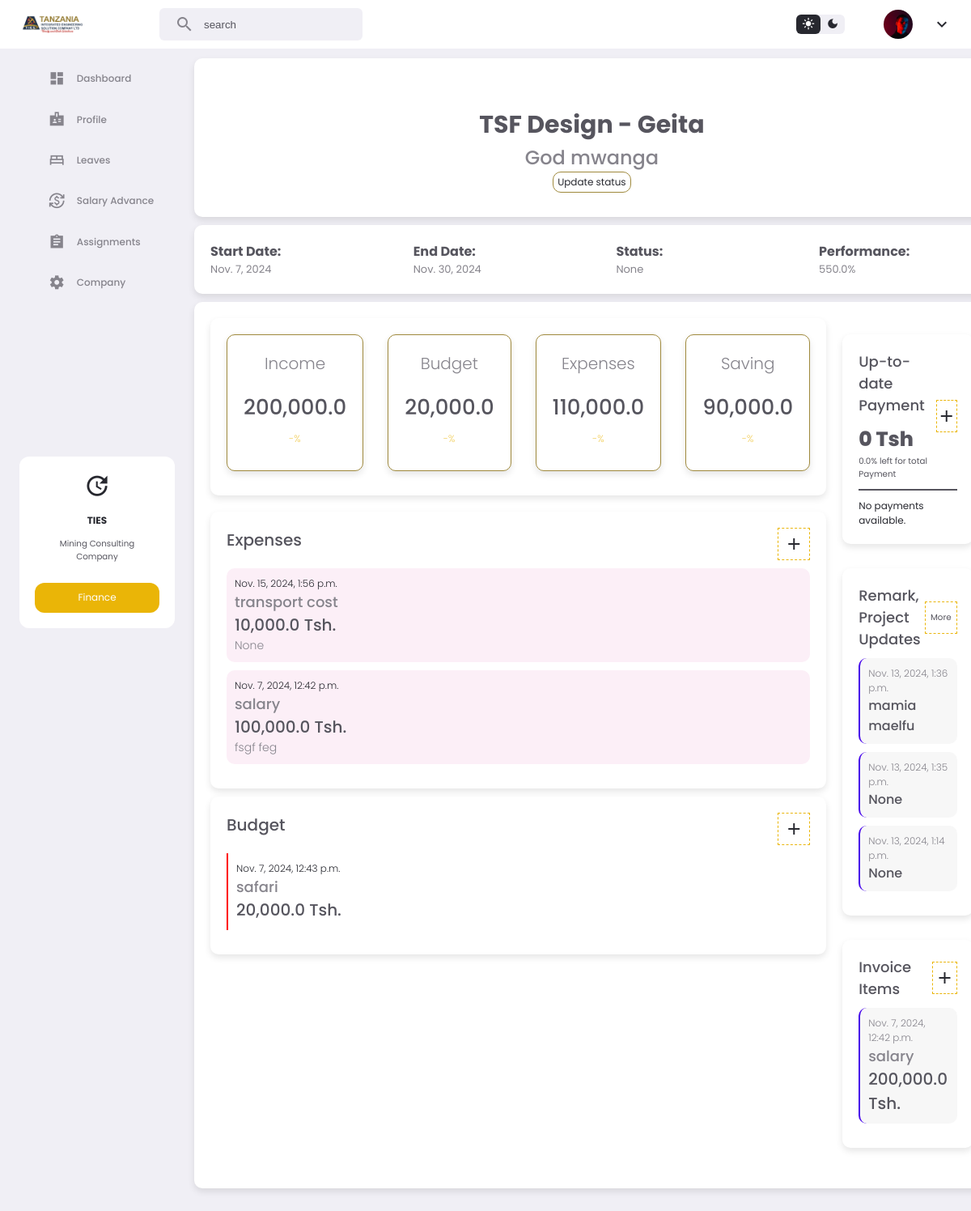
Before: /projectDetails/2/ with the older database file.
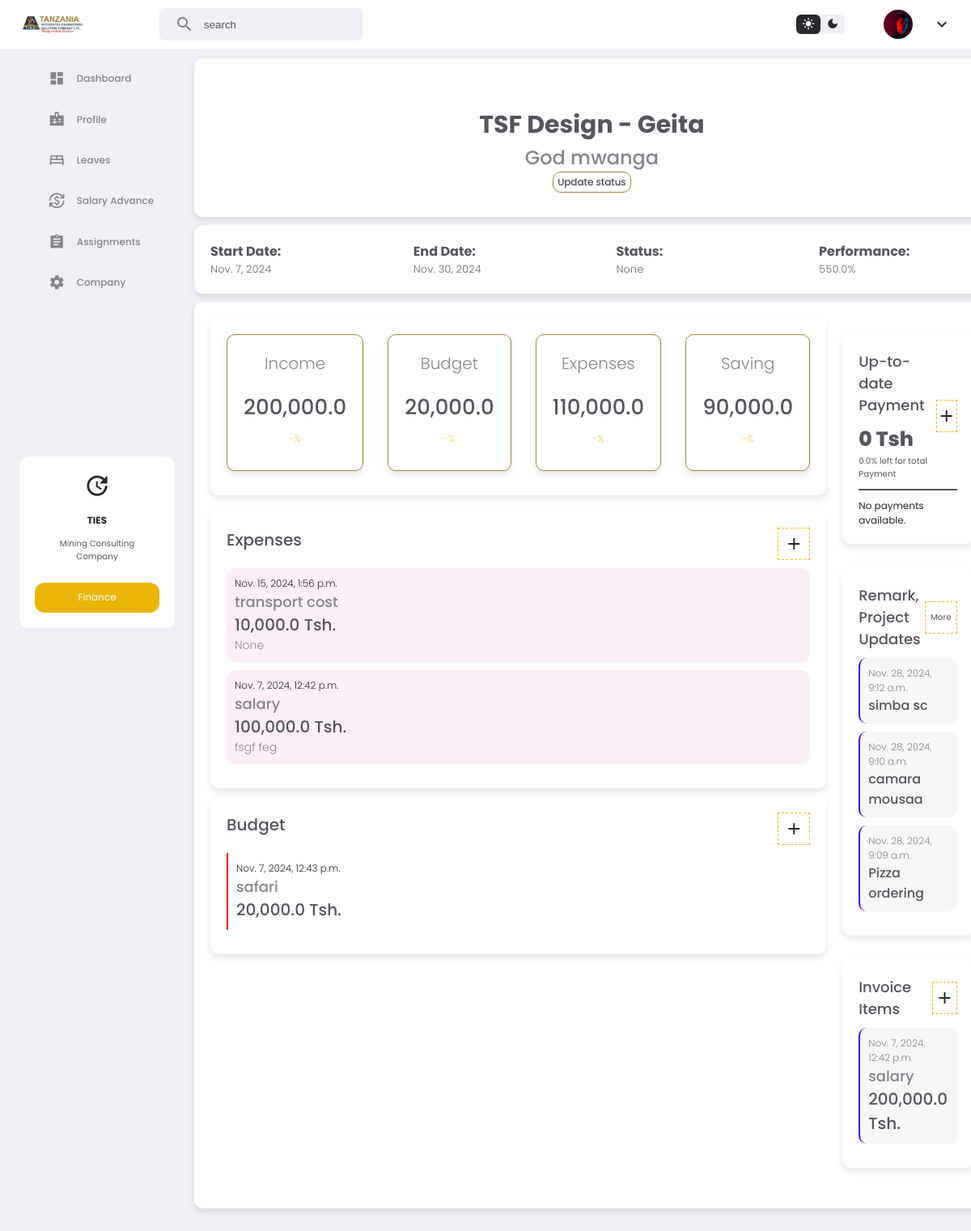
After: the same page with the newer database file.
### app/models.py (models this page shows)
class Project(models.Model):
    title = models.CharField(max_length=200)
    client = models.ForeignKey(Clients,on_delete=models.CASCADE)
    location = models.CharField(max_length=100, null=True, blank=True)
    status = models.CharField(max_length=100, null=True, blank=True)
    performance = models.CharField(max_length=100, null=True, blank=True)
    startDate = models.DateField(null=True, blank=True)
    endDate = models.DateField(null=True, blank=True)
    issuedDate = models.DateTimeField(auto_now_add=True)
    person_in_charge = models.ForeignKey(CustomUser,on_delete=models.CASCADE)

class Clients(models.Model):
    clientName = models.CharField(max_length=200)
    address = models.CharField(max_length=1000, null=True, blank=True)
    representativeName = models.CharField(max_length=100, null=True, blank=True)
    representativeTitle = models.CharField(max_length=100, null=True, blank=True)
    email = models.CharField(max_length=100, null=True, blank=True)
    phone = models.CharField(max_length=100, null=True, blank=True)
    created_date = models.DateField(auto_now_add=True)

class ProjectExpense(models.Model):
    project = models.ForeignKey(Project,on_delete=models.CASCADE)
    title = models.CharField(max_length=1000, null=True, blank=True)
    description = models.CharField(max_length=10000, null=True, blank=True)
    amount = models.FloatField(null=True, blank=True)
    issuedDate = models.DateTimeField(auto_now_add=True)

class ProjectBudget(models.Model):
    project = models.ForeignKey(Project,on_delete=models.CASCADE)
    title = models.CharField(max_length=1000, null=True, blank=True)
    description = models.CharField(max_length=10000, null=True, blank=True)
    amount = models.FloatField(null=True, blank=True)
    issuedDate = models.DateTimeField(auto_now_add=True)

class ProjectUpdate(models.Model):
    project = models.ForeignKey(Project,on_delete=models.CASCADE)
    description = models.CharField(max_length=10000, null=True, blank=True)
    startDate = models.DateField(null=True, blank=True)
    endDate = models.DateField(null=True, blank=True)
    status = models.CharField(max_length=100, null=True, blank=True)
    issuedDate = models.DateTimeField(auto_now_add=True)

class ProjectInvoice(models.Model):
    project = models.ForeignKey(Project,on_delete=models.CASCADE)
    title = models.CharField(max_length=1000, null=True, blank=True)
    description = models.CharField(max_length=10000, null=True, blank=True)
    amount = models.FloatField(null=True, blank=True)
    issuedDate = models.DateTimeField(auto_now_add=True)

### app/views.py (the view)
# urls.py: path('projectDetails/<int:id>/', views.projectDetails, name='projectDetails'),
def projectDetails(request, id):
    project_list = Project.objects.all()
    projectBudget = ProjectBudget.objects.filter(project_id=id).order_by('-id')
    projectExpense = ProjectExpense.objects.filter(project_id=id).order_by('-id')
    projectUpdate = ProjectUpdate.objects.filter(project_id=id).order_by('-id')[:3]
    projectInvoice = ProjectInvoice.objects.filter(project_id=id).order_by('-id')
    projectPayment = ProjectPayment.objects.filter(project_id=id).order_by('-id')
    project = Project.objects.get(id=id)
    clients = Clients.objects.all()
    total_expense = projectExpense.aggregate(total=Sum('amount'))['total'] or 0
    total_budget = projectBudget.aggregate(total=Sum('amount'))['total'] or 0
    total_income = projectInvoice.aggregate(total=Sum('amount'))['total'] or 0
    total_payment = projectPayment.aggregate(total=Sum('amount'))['total'] or 0
    saved_amount = total_income - total_expense
    if total_budget == 0:
        print("Error: The total budget cannot be zero.")
        performance = 0
        percentage_payment_left = 0
    else:
        performance = (total_expense / total_budget) * 100
        performance = round(performance, 2)
        print(f"Performance: {performance:.2f}%")
        percentage_payment_left = (total_payment / total_income) * 100
        percentage_payment_left = round(percentage_payment_left, 2)
        print(f"percentage_payment_left: {percentage_payment_left:.2f}%")
    context = {
        'project': project,
        'project_list': project_list,
        'projectBudget': projectBudget,
        'projectExpense': projectExpense,
        'projectInvoice': projectInvoice,
        'projectUpdate': projectUpdate,
        'projectPayment': projectPayment,
        'project_id': id,
        'total_expense': total_expense,
        'total_budget': total_budget,
        'total_income': total_income,
        'saved_amount': saved_amount,
        'total_payment': total_payment,
        'clients': clients,
        'performance': performance,
        'percentage_payment_left': percentage_payment_left
    }
    return render(request, 'app/projectDetails.html', context)

### app/templates/app/projectDetails.html (shortened to what this page needs)
{% extends 'app/base2.html' %}
{% load static %}
{% load humanize %}
{% block content %}
<section class="clientDetails">
    <div class="top">
        <h4>{{project.title}} - {{project.location}}</h4>
        <h5>{{project.client.clientName}}</h5>
        <div  id="openModalProjectEdit">
            <p>
                Update status
            </p>
        </div>
    </div>
    <div class="subtop">
        <div>
            <h6>Start Date:</h6>
            <p>{{project.startDate}}</p>
        </div>
        <div>
            <h6>End Date:</h6>
            <p>{{project.endDate}}</p>
        </div>
        <div>
            <h6>Status:</h6>
            <p>{{project.status}}</p>
        </div>
        <div>
            <h6>Performance:</h6>
            <p>{{performance}}%</p>
        </div>
    </div>
    <div class="main-body">
        <div class="left">
            <div class="top">
                <div class="top-card">
                    <h5>Income</h5>
                    <h6>{{ total_income|intcomma }}</h6>
                    <small>-%</small>
                </div>
                <div class="top-card">
                    <h5>Budget</h5>
                    <h6>{{ total_budget|intcomma }}</h6>
                    <small>-%</small>
                </div>
                <div class="top-card">
                    <h5>Expenses</h5>
                    <h6>{{ total_expense|intcomma }}</h6>
                    <small>-%</small>
                </div>
                <div class="top-card">
                    <h5>Saving</h5>
                    <h6>{{saved_amount|intcomma}}</h6>
                    <small>-%</small>
                </div>
            </div>
            <div class="bottom">
                <div class="expenses">
                    <div class="content">
                        <div style="display: flex; justify-content: space-between; margin-bottom: 10px;">
                            <h5>Expenses</h5>
                            <div class="add" id="openModalBasic">
                                <span class="material-icons-sharp">add</span>
                            </div>
                        </div>
                        {% for expense in projectExpense %}
                        <div class="expense">
                            <h6>{{expense.issuedDate}}</h6>
                            <h5>{{expense.title}}</h5>
                            <h4>{{expense.amount|intcomma}} Tsh.</h4>
                            <p>{{expense.description}}</p>
                        </div>
                        {% empty %}
                            <li>No expense information available.</li>
                        {% endfor %}
                    </div>
                </div>
                <div class="budgets">
                    <div class="content">
                        <div style="display: flex; justify-content: space-between; margin-bottom: 10px;">
                            <h5>Budget</h5>
                            <div class="add" id="openModalPersonal">
                                <span class="material-icons-sharp">add</span>
                            </div>
                        </div>
                        {% for budget in projectBudget %}
                        <div class="budget">
                            <h6>{{budget.issuedDate}}</h6>
                            <h5>{{budget.title}}</h5>
                            <h4>{{budget.amount|intcomma}} Tsh.</h4>
                        </div>
                        {% empty %}
                            <li>No budget information available.</li>
                        {% endfor %}
                    </div>
                </div>
            </div>
        </div>
        <div class="right">
            <div class="card">
                <div class="top1">
                    <div>
                        <h5>Up-to-date Payment</h5>
                        <h4>{{total_payment|intcomma}} Tsh</h4>
                        <p>{{percentage_payment_left}}% left for total Payment</p>
                    </div>
                    <div class="add" id="openModalPayment">
                        <span class="material-icons-sharp">add</span>
                    </div>
                </div>
                <div class="line"></div>
                {% for payment in projectPayment %}
                <div class="remark">
                    <h6>{{payment.issuedDate}}</h6>
                    <p>
                        {{payment.title}}
                    </p>
                </div>
                {% empty %}
                    <li>No payments available.</li>
                {% endfor %}
            </div>
            <div class="card">
                <div class="top1">
                    <h5>Remark, Project Updates</h5>
                    <a href="{% url 'projectProgress' project.id   %}">
                        <div class="add">
                            <p>More</p>
                        </div>
                    </a>
                </div>
                {% for update in projectUpdate %}
                <div class="remark">
                    <h6>{{update.issuedDate}}</h6>
                    <p>
                        {{update.description}}
                    </p>
                </div>
                {% empty %}
                    <li>No updates available.</li>
                {% endfor %}
            </div>
            <div class="card">
                <div class="top1">
                    <h5>Invoice Items</h5>
                    <div class="add" id="openModalInvoice">
                        <span class="material-icons-sharp">add</span>
                    </div>
                </div>
                {% for i in projectInvoice %}
                <div class="remark">
                    <h6>{{i.issuedDate}}</h6>
                    <h5>{{i.title}}</h5>
                    <h4>{{i.amount|intcomma}} Tsh.</h4>
                </div>
                {% empty %}
                    <li>No updates available.</li>
                {% endfor %}
            </div>
        </div>
    </div>
</section>
{% endblock %}

### app/templates/app/base2.html (shortened to what this page needs)
{% load static %}
{% load custom_filters %}
<!DOCTYPE html>
<html lang="en">
<head>
      <link rel="stylesheet" href="{% static 'app/home2.css' %}">
        <link rel="stylesheet" href="https://cdnjs.cloudflare.com/ajax/libs/cleave.js/1.6.0/addons/cleave-phone.us.css" />
</head>
<body>
    <nav>
        <div class="container">
            <img src="{% static 'app/images/logo1.png' %}" class="logo" alt="">
            <div class="search-bar">
                <span class="material-icons-sharp">search</span>
                <input type="search" placeholder="search">
            </div>
            <div class="profile-area">
                <div class="theme-btn">
                    <span class="material-icons-sharp active">light_mode</span>
                    <span class="material-icons-sharp">dark_mode</span>
                </div>
                <div class="profile">
                    <div class="profile-photo">
                        {% if user.image %}
                        <img src="{{user.image.url}}" alt="">
                        {% else %}
                        <img src="{% static 'app/images/profile-1.jpg' %}" alt="">
                        {% endif %}
                    </div>
                    <span class="material-icons-sharp">expand_more</span>
                </div>
            </div>
        </div>
    </nav>
    <main>
        <aside>
            <div class="sidebar">
                <a href="{% url 'home' %}" class="{% if request.path == '/' %}active{% endif %}">
                    <span class="material-icons-sharp">dashboard</span>
                    <h4>Dashboard</h4>
                </a>
                {% if user|is_in_group:"directors" or user|is_in_group:"hr" %}
                <a href="{% url 'employees' %}" class="{% if request.path == '/employees/' %}active{% endif %}">
                    <span class="material-icons-sharp">badge</span>
                    <h4>Employee</h4>
                </a>
                {% else%}
                <a href="{% url 'user_details' %}" class="{% if request.path == '/employees/' %}active{% endif %}">
                    <span class="material-icons-sharp">badge</span>
                    <h4>Profile</h4>
                </a>
                {% endif %}
                <a href="{% url 'leaves' %}" class="{% if request.path == '/leaves/' %}active{% endif %}">
                    <span class="material-icons-sharp">bed</span>
                    <h4>Leaves</h4>
                </a>
                <a href="{% url 'salaryAdvance' %}" class="{% if request.path == '/salaryAdvance/' %}active{% endif %}">
                    <span class="material-icons-sharp">currency_exchange</span>
                    <h4>Salary Advance</h4>
                </a>
                <a href="{% url 'assignment' %}" class="{% if request.path == '/assignment/' %}active{% endif %}">
                    <span class="material-icons-sharp">assignment</span>
                    <h4>Assignments</h4>
                </a>
                <a href="{% url 'company' %}" class="{% if request.path == '/company/' %}active{% endif %}">
                    <span class="material-icons-sharp">settings</span>
                    <h4>Company</h4>
                </a>
            </div>
            <div class="updates">
                <span class="material-icons-sharp">update</span>
                <h4>TIES</h4>
                <p>Mining Consulting</p>
                <p>Company</p>
                <a href="{% url 'overview' %}">Finance</a>
            </div>
        </aside>
        {% block content %}
        {% endblock %}
    </main>
</body>
</html>

Changed rows visible on the page:
removed ProjectUpdate: issuedDate "Nov. 13, 2024, 1:36 p.m.", description "mamia maelfu"
removed ProjectUpdate: issuedDate "Nov. 13, 2024, 1:35 p.m.", description "None"
removed ProjectUpdate: issuedDate "Nov. 13, 2024, 1:14 p.m.", description "None"
added ProjectUpdate: issuedDate "Nov. 28, 2024, 9:12 a.m.", description "simba sc"
added ProjectUpdate: issuedDate "Nov. 28, 2024, 9:10 a.m.", description "camara mousaa"
added ProjectUpdate: issuedDate "Nov. 28, 2024, 9:09 a.m.", description "Pizza ordering"
